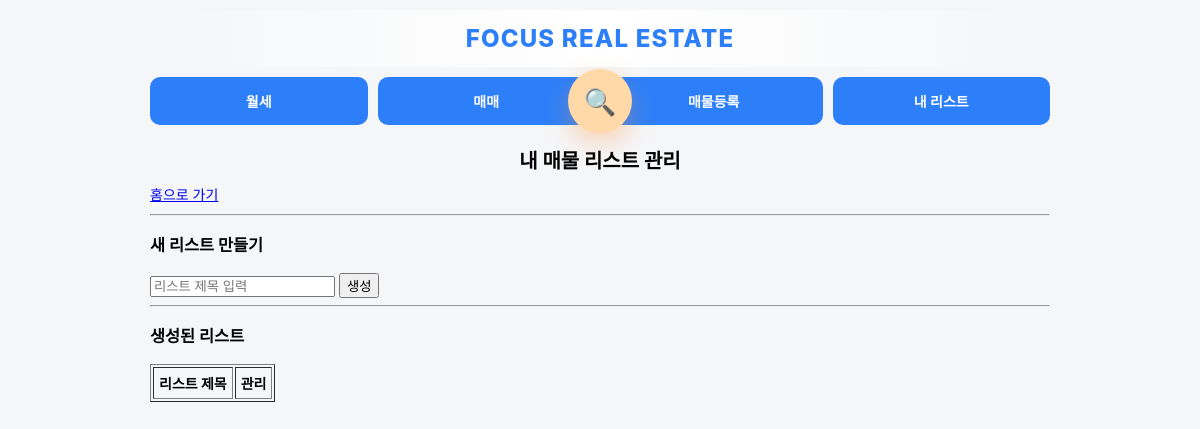
Before: /collections (signed in) with the older database file.
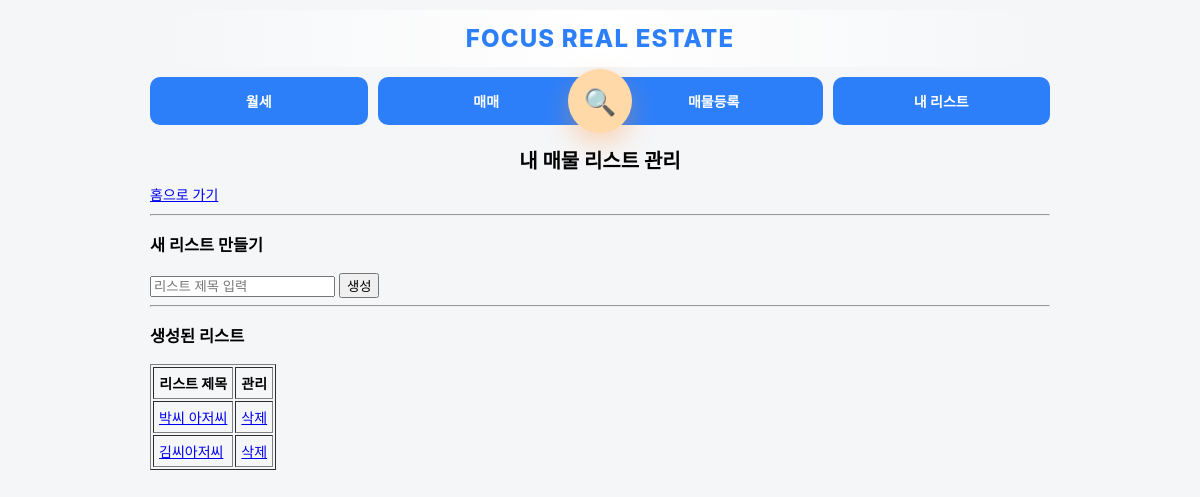
After: the same page with the newer database file.
### app.py (models this page shows)
class Collection(db.Model):
    id = db.Column(db.Integer, primary_key=True)
    title = db.Column(db.String(200))
    created_at = db.Column(db.String(50))

### app.py (the view)
@app.route("/collections")
@login_required
def collections():
    lists = Collection.query.all()
    return render_template(
        "collections.html",
        lists=lists,
    )

### app.py (called while the page is built)
@login_manager.user_loader
def load_user(user_id):
    return User.query.get(int(user_id))

### templates/collections.html
{% extends "base.html" %}
{% block content %}
<h1>내 매물 리스트 관리</h1>
<div style="margin-bottom:10px;">
    <a href="/" class="big-btn home-btn">홈으로 가기</a>
</div>
<hr>
<h3>새 리스트 만들기</h3>
<form method="POST" action="/collections/new">
    <input type="text" name="title" placeholder="리스트 제목 입력">
    <button type="submit">생성</button>
</form>
<hr>
<h3>생성된 리스트</h3>
<table border="1" cellpadding="5">
<tr>
    <th>리스트 제목</th>
    <th>관리</th>
</tr>
{% for c in lists %}
<tr>
    <td>
        <a href="/collections/{{ c.id }}">{{ c.title }}</a>
    </td>
    <td>
        <a href="/collections/delete/{{ c.id }}">삭제</a>
    </td>
</tr>
{% endfor %}
</table>
{% endblock %}

### templates/base.html (shortened to what this page needs)
<!DOCTYPE html>
<html>
<head>
</head>
<body>
<div class="container">
    <div class="site-header">
         FOCUS REAL ESTATE
    </div>
    <div class="menu-wrapper">
    <div class="menu">
        <a href="/?mode=rent">월세</a>
        <a href="/?mode=sale">매매</a>
        <a href="/register" class="pc-only">매물등록</a>
        <a href="/collections">내 리스트</a>
    </div>
    <a href="/search" class="search-fab" title="매물 검색">
        🔍
    </a>
</div>
{% block content %}
{% endblock %}
</div>
</body>
</html>

### templates/base.html (style rules this page uses)
.site-header { text-align: center; font-size: 24px; font-weight: 800; letter-spacing: 1.2px; padding: 14px 0; color: #2d7ff9; background: linear-gradient(to right, #f5f6f8, #ffffff, #f5f6f8); border-radius: 12px; margin-bottom: 10px; }
body { font-size: 14px; }
@media (min-width: 801px) { .menu { display: flex !important; flex-direction: row !important; justify-content: space-between !important; gap: 10px !important; } }
@media (min-width: 801px) { .menu a { flex: 1 !important; } }
body { font-family: -apple-system, BlinkMacSystemFont, "Segoe UI", Roboto, sans-serif; margin: 0; padding: 0; background: #f5f6f8; }
.container { max-width: 900px; margin: 0 auto; padding: 10px; }
h1 { font-size: 20px; margin: 10px 0; text-align: center; }
.menu { display: grid; grid-template-columns: repeat(3, 1fr); gap: 8px; margin-bottom: 15px; }
.menu a { text-align: center; padding: 14px 10px; background: #2d7ff9; color: white; border-radius: 10px; text-decoration: none; font-size: 14px; font-weight: bold; }
.menu-wrapper { position: relative; margin-bottom: 20px; }
.search-fab { position: absolute; left: 50%; top: 50%; transform: translate(-50%, -50%); width: 64px; height: 64px; border-radius: 50%; background: #ffd9a8; color: #ff8a00; display: flex; align-items: center; justify-content: center; font-size: 26px; text-decoration: none; box-shadow: 0 10px 25px rgba(255,150,60,0.35); transition: all 0.18s ease; z-index: 10; animation: floaty 2.4s ease-in-out infinite; }

Changed rows visible on the page:
added Collection: title "박씨 아저씨"
added Collection: title "김씨아저씨"
